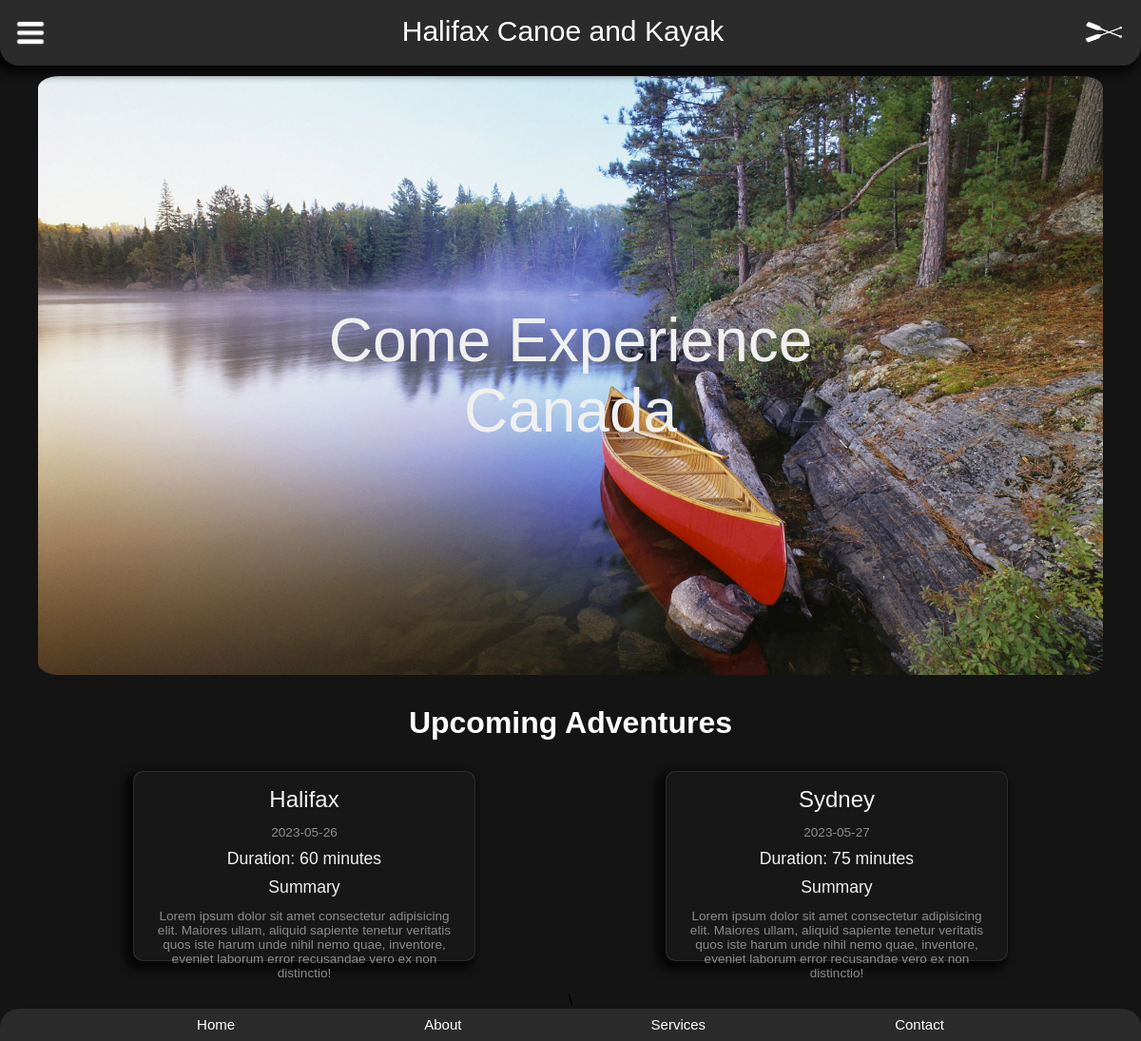
Screenshot of /all-adventures.php with the database file from the repository.
### tables this page shows
CREATE TABLE `adventures` (
  `ID` int(11) NOT NULL,
  `heading` varchar(50) NOT NULL,
  `tripDate` date NOT NULL,
  `duration` int(3) NOT NULL,
  `summary` text NOT NULL
);

### all-adventures.php (the view)
<?php
include('header.php');
?>
<main>
    <div class="container">
        <img src="images/canoe.jpg" alt="canoe photo" id="main-image">
        <div class="over-text"><h4 class="text-over">Come Experience Canada</h4></div>
    </div>
    <div>
        <h1>Upcoming Adventures</h1>
        <div id="cards">
            <?php
            include('db-connect.php');
            $sql = "SELECT * FROM halifaxcnk.adventures";
            $result = mysqli_query($connect, $sql);
            if (mysqli_num_rows($result) > 0) {
                while ($row = mysqli_fetch_assoc($result)) {
                    echo <<<LGA
                    <div class="card">
                        <div class="card-content">
                            <h2>{$row['heading']}</h2>
                            <h4>{$row['tripDate']}</h4>
                            <h3>Duration: {$row['duration']} minutes</h3>
                            <h3>Summary</h3>
                            <h4>{$row['summary']}</h4>
                        </div>
                    </div>
                    LGA;
                }
                } else {
                    echo "<h2>No results found</h2>";
            }
            ?>
        </div>
    </div>
</main>\
<?php
include('footer.php');
?>

### header.php (shortened to what this page needs)
<!DOCTYPE html>
<html lang="en">
<head>
    <link rel="stylesheet" href="styles.css">
</head>
<body>
    <header>
        <div class="assets">
            <img src="images/hamburger.png" id="menu-btn" alt="menu icon">
            <a href="all-adventures.php" id="home">Halifax Canoe and Kayak</a>
            <img src="images/paddle-white.png" id="paddle-logo" alt="paddle logo">
        </div>
    </header>

### footer.php (shortened to what this page needs)
    <footer>
        <nav>
            <ul>
                <li><a href="all-adventures.php">Home</a></li>
                <li><a href="#">About</a></li>
                <li><a href="#">Services</a></li>
                <li><a href="#">Contact</a></li>
            </ul>
        </nav>
    </footer>
</body>
</html>

### styles.css (style rules this page uses)
html { width: 100%; }
:root { --bg-color: rgb(20, 20, 20); --card-color: rgb(23, 23, 23); }
* { margin: 0; padding: 0; }
body { text-align: center; background-color: rgb(20, 20, 20); font-family: Arial, Helvetica, sans-serif; }
header { width: 100%; background-color: rgba(255, 255, 255, 0.1); backdrop-filter: blur(20px); border-radius: 0 0 20px 20px; box-shadow: -5px 5px 10px 4px rgba(0,0,0,0.7); position: fixed; z-index: 99; }
header a:visited, header a:link { color: #fff; text-decoration: none; font-size: 30px; }
ul { display: flex; justify-content: space-evenly; padding: 1rem; list-style: none; }
.assets { display: flex; justify-content: space-between; padding: 1rem; }
#menu-btn { width: 2rem; cursor: pointer; }
#paddle-logo { width: 3rem; height: 2.3rem; }
body { min-height: 100vh; display: flex; flex-direction: column; }
main { align-items: center; justify-content: center; max-width: 1120px; margin: auto; padding: 5rem 2rem 2rem 2rem; }
.container { width: 100%; position: relative; text-align: center; color: white; }
#main-image { display: block; margin: auto; width: 100%; border-radius: 2%; }
.over-text { font-size: 4rem; width: 60%; position: absolute; top: 50%; left: 50%; transform: translate(-50%, -50%); }
.text-over { font-weight: 500; }
h1 { color: #fff; background-color: transparent; display: inline-block; text-align: center; position: relative; margin: 2rem auto; }
#cards { display: flex; flex-wrap: wrap; justify-content: space-around; }
.card { background-color: rgba(255, 255, 255, 0.1); border-radius: 10px; cursor: pointer; display: flex; height: 14rem; flex-direction: column; position: relative; width: 30vw; box-shadow: -5px 5px 10px 4px rgba(0,0,0,0.7); }
.card::before, .card::after { border-radius: inherit; content: ""; height: 100%; left: 0px; opacity: 0; position: absolute; top: 0px; transition: opacity 500ms; width: 100%; }
.card::before { background: radial-gradient( 800px circle at var(--mouse-x) var(--mouse-y), rgba(255, 255, 255, 0.06), transparent 40% ); z-index: 3; }
.card::after { background: radial-gradient( 600px circle at var(--mouse-x) var(--mouse-y), rgba(255, 255, 255, 0.4), transparent 40% ); z-index: 1; }
.card > .card-content { background-color: var(--card-color); border-radius: inherit; display: flex; flex-direction: column; flex-grow: 1; inset: 1px; padding: 10px; position: absolute; z-index: 2; }
h2, h3, h4, span { color: rgb(240, 240, 240); font-family: "Rubik", sans-serif; font-weight: 400; margin: 5px; }
.card-content > h3 { font-size: 1.1em; line-height: 20px; }
.card-content > h4 { color: rgba(255, 255, 255, 0.5); font-size: 0.85em; margin-top: 8px; }
footer { margin-top : auto; align-items: center; width: 100%;background-color: rgba(255, 255, 255, 0.1); backdrop-filter: blur(20px); border-radius: 20px 20px 0 0; }
footer ul { padding: 0.5rem; }
footer a:visited, footer a:link { color: #fff; text-decoration: none; font-size: 15px; }
@media (max-width: 1208px) { .card { height: 12.5rem; } }

### rows the page displays
adventures: heading "Halifax", tripDate "2023-05-26", duration "60", summary "Lorem ipsum dolor sit amet consectetur adipisicing elit. Maiores ullam, aliquid sapiente tenetur veritatis quos iste harum unde nihil nemo quae, inventore, eveniet laborum error recusandae vero ex non distinctio!"
adventures: heading "Sydney", tripDate "2023-05-27", duration "75", summary "Lorem ipsum dolor sit amet consectetur adipisicing elit. Maiores ullam, aliquid sapiente tenetur veritatis quos iste harum unde nihil nemo quae, inventore, eveniet laborum error recusandae vero ex non distinctio!"
